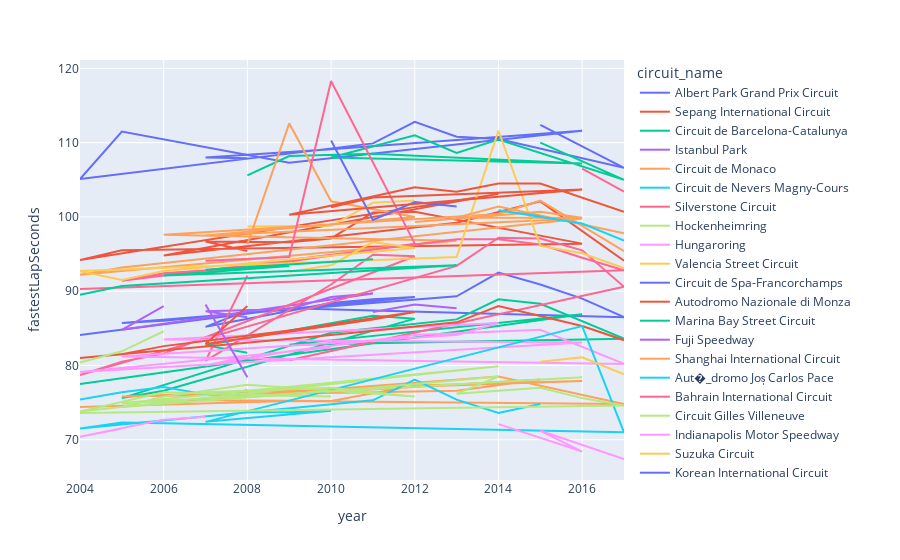

Here is the notebook cell this chart was saved with:
### Code cell
fig = px.line(df_fast_lap_2,x='year',y='fastestLapSeconds',color='circuit_name',hover_data=['race_name','surname','name'])
fig.show()

### Figure 1 — Plotly figure (JSON) as saved in the notebook; plotly's stock layout.template omitted (floating-point values rounded to 4 significant figures)
{"data": [{"customdata": [["Australian Grand Prix", "Kovalainen", "McLaren"], ["Australian Grand Prix", "R�_ikk̦nen", "Ferrari"], ["Australian Grand Prix", "Webber", "Red Bull"], ["Australian Grand Prix", "Massa", "Ferrari"], ["Australian Grand Prix", "Button", "McLaren"], ["Australian Grand Prix", "R�_ikk̦nen", "McLaren"], ["Australian Grand Prix", "Alonso", "Renault"], ["Australian Grand Prix", "R�_ikk̦nen", "Lotus F1"], ["Australian Grand Prix", "Rosberg", "Mercedes"], ["Australian Grand Prix", "Hamilton", "Mercedes"], ["Australian Grand Prix", "Ricciardo", "Red Bull"], ["Australian Grand Prix", "R�_ikk̦nen", "Ferrari"], ["Australian Grand Prix", "Rosberg", "Williams"], ["Australian Grand Prix", "Schumacher", "Ferrari"]], "hovertemplate": "circuit_name=Albert Park Grand Prix Circuit<br>year=%{x}<br>fastestLapSeconds=%{y}<br>race_name=%{customdata[0]}<br>surname=%{customdata[1]}<br>name=%{customdata[2]}<extra></extra>", "legendgroup": "Albert Park Grand Prix Circuit", "line": {"color": "#636efa", "dash": "solid"}, "marker": {"symbol": "circle"}, "mode": "lines", "name": "Albert Park Grand Prix Circuit", "orientation": "v", "showlegend": true, "type": "scatter", "x": [2008, 2007, 2010, 2011, 2012, 2006, 2005, 2013, 2014, 2015, 2016, 2017, 2009, 2004], "xaxis": "x", "y": [87.4, 85.2, 88.4, 88.9, 89.2, 86, 85.7, 89.3, 92.5, 90.9, 89, 86.5, 87.7, 84.1], "yaxis": "y"}, {"customdata": [["Malaysian Grand Prix", "Heidfeld", "BMW Sauber"], ["Malaysian Grand Prix", "R�_ikk̦nen", "Ferrari"], ["Malaysian Grand Prix", "Hamilton", "McLaren"], ["Malaysian Grand Prix", "Button", "Brawn"], ["Malaysian Grand Prix", "Webber", "Red Bull"], ["Malaysian Grand Prix", "Webber", "Red Bull"], ["Malaysian Grand Prix", "R�_ikk̦nen", "Lotus F1"], ["Malaysian Grand Prix", "Rosberg", "Mercedes"], ["Malaysian Grand Prix", "R�_ikk̦nen", "McLaren"], ["Malaysian Grand Prix", "Pablo Montoya", "Williams"], ["Malaysian Grand Prix", "Hamilton", "Mercedes"], ["Malaysian Grand Prix", "Alonso", "Renault"], ["Malaysian Grand Prix", "P̩rez", "McLaren"], ["Malaysian Grand Prix", "Rosberg", "Mercedes"], ["Malaysian Grand Prix", "Vettel", "Ferrari"]], "hovertemplate": "circuit_name=Sepang International Circuit<br>year=%{x}<br>fastestLapSeconds=%{y}<br>race_name=%{customdata[0]}<br>surname=%{customdata[1]}<br>name=%{customdata[2]}<extra></extra>", "legendgroup": "Sepang International Circuit", "line": {"color": "#EF553B", "dash": "solid"}, "marker": {"symbol": "circle"}, "mode": "lines", "name": "Sepang International Circuit", "orientation": "v", "showlegend": true, "type": "scatter", "x": [2008, 2008, 2007, 2009, 2010, 2011, 2012, 2016, 2005, 2004, 2014, 2006, 2013, 2015, 2017], "xaxis": "x", "y": [95.4, 95.4, 96.7, 96.6, 97.1, 100.6, 100.7, 96.4, 95.5, 94.2, 103.1, 94.8, 99.2, 102.1, 94.1], "yaxis": "y"}, {"customdata": [["Spanish Grand Prix", "R�_ikk̦nen", "Ferrari"], ["Spanish Grand Prix", "Massa", "Ferrari"], ["Spanish Grand Prix", "Hamilton", "McLaren"], ["Spanish Grand Prix", "Grosjean", "Lotus F1"], ["Spanish Grand Prix", "Massa", "Ferrari"], ["Spanish Grand Prix", "Fisichella", "Renault"], ["Spanish Grand Prix", "Schumacher", "Ferrari"], ["Spanish Grand Prix", "Hamilton", "McLaren"], ["Spanish Grand Prix", "Guti̩rrez", "Sauber"], ["Spanish Grand Prix", "Vettel", "Red Bull"], ["Spanish Grand Prix", "Hamilton", "Mercedes"], ["Spanish Grand Prix", "Hamilton", "Mercedes"], ["Spanish Grand Prix", "Barrichello", "Brawn"], ["Spanish Grand Prix", "Kvyat", "Toro Rosso"], ["Spanish Grand Prix", "Schumacher", "Ferrari"], ["Spanish Grand Prix", "Button", "BAR"]], "hovertemplate": "circuit_name=Circuit de Barcelona-Catalunya<br>year=%{x}<br>fastestLapSeconds=%{y}<br>race_name=%{customdata[0]}<br>surname=%{customdata[1]}<br>name=%{customdata[2]}<extra></extra>", "legendgroup": "Circuit de Barcelona-Catalunya", "line": {"color": "#00cc96", "dash": "solid"}, "marker": {"symbol": "circle"}, "mode": "lines", "name": "Circuit de Barcelona-Catalunya", "orientation": "v", "showlegend": true, "type": "scatter", "x": [2008, 2007, 2011, 2012, 2006, 2005, 2005, 2010, 2013, 2014, 2015, 2017, 2009, 2016, 2004, 2004], "xaxis": "x", "y": [81.7, 82.7, 86.7, 86.3, 76.6, 75.6, 75.6, 84.4, 86.2, 88.9, 88.3, 83.6, 82.8, 86.9, 77.5, 77.5], "yaxis": "y"}, {"customdata": [["Turkish Grand Prix", "Hamilton", "McLaren"], ["Turkish Grand Prix", "R�_ikk̦nen", "Ferrari"], ["Turkish Grand Prix", "R�_ikk̦nen", "Ferrari"], ["Turkish Grand Prix", "Vettel", "Red Bull"], ["Turkish Grand Prix", "Button", "Brawn"], ["Turkish Grand Prix", "Webber", "Red Bull"], ["Turkish Grand Prix", "Petrov", "Renault"], ["Turkish Grand Prix", "Webber", "Red Bull"], ["Turkish Grand Prix", "Pablo Montoya", "McLaren"], ["Turkish Grand Prix", "Schumacher", "Ferrari"]], "hovertemplate": "circuit_name=Istanbul Park<br>year=%{x}<br>fastestLapSeconds=%{y}<br>race_name=%{customdata[0]}<br>surname=%{customdata[1]}<br>name=%{customdata[2]}<extra></extra>", "legendgroup": "Istanbul Park", "line": {"color": "#ab63fa", "dash": "solid"}, "marker": {"symbol": "circle"}, "mode": "lines", "name": "Istanbul Park", "orientation": "v", "showlegend": true, "type": "scatter", "x": [2008, 2008, 2007, 2009, 2009, 2010, 2010, 2011, 2005, 2006], "xaxis": "x", "y": [86.5, 86.5, 87.3, 87.6, 87.6, 89.2, 89.2, 89.7, 84.8, 88], "yaxis": "y"}, {"customdata": [["Monaco Grand Prix", "R�_ikk̦nen", "Ferrari"], ["Monaco Grand Prix", "Alonso", "McLaren"], ["Monaco Grand Prix", "Vettel", "Red Bull"], ["Monaco Grand Prix", "Webber", "Red Bull"], ["Monaco Grand Prix", "P̩rez", "Sauber"], ["Monaco Grand Prix", "Hamilton", "Mercedes"], ["Monaco Grand Prix", "Schumacher", "Ferrari"], ["Monaco Grand Prix", "Vettel", "Red Bull"], ["Monaco Grand Prix", "Ricciardo", "Red Bull"], ["Monaco Grand Prix", "Schumacher", "Ferrari"], ["Monaco Grand Prix", "R�_ikk̦nen", "Ferrari"], ["Monaco Grand Prix", "P̩rez", "Force India"], ["Monaco Grand Prix", "Massa", "Ferrari"], ["Monaco Grand Prix", "Button", "Brawn"], ["Monaco Grand Prix", "Schumacher", "Ferrari"]], "hovertemplate": "circuit_name=Circuit de Monaco<br>year=%{x}<br>fastestLapSeconds=%{y}<br>race_name=%{customdata[0]}<br>surname=%{customdata[1]}<br>name=%{customdata[2]}<extra></extra>", "legendgroup": "Circuit de Monaco", "line": {"color": "#FFA15A", "dash": "solid"}, "marker": {"symbol": "circle"}, "mode": "lines", "name": "Circuit de Monaco", "orientation": "v", "showlegend": true, "type": "scatter", "x": [2008, 2007, 2010, 2011, 2012, 2016, 2005, 2013, 2015, 2006, 2014, 2017, 2009, 2009, 2004], "xaxis": "x", "y": [76.7, 75.3, 75.2, 76.2, 77.3, 77.9, 75.8, 76.6, 78.1, 75.1, 78.5, 74.8, 75.2, 75.2, 74.4], "yaxis": "y"}, {"customdata": [["French Grand Prix", "R�_ikk̦nen", "Ferrari"], ["French Grand Prix", "Massa", "Ferrari"], ["French Grand Prix", "Massa", "Ferrari"], ["French Grand Prix", "Schumacher", "Ferrari"], ["French Grand Prix", "R�_ikk̦nen", "McLaren"], ["French Grand Prix", "Schumacher", "Ferrari"]], "hovertemplate": "circuit_name=Circuit de Nevers Magny-Cours<br>year=%{x}<br>fastestLapSeconds=%{y}<br>race_name=%{customdata[0]}<br>surname=%{customdata[1]}<br>name=%{customdata[2]}<extra></extra>", "legendgroup": "Circuit de Nevers Magny-Cours", "line": {"color": "#19d3f3", "dash": "solid"}, "marker": {"symbol": "circle"}, "mode": "lines", "name": "Circuit de Nevers Magny-Cours", "orientation": "v", "showlegend": true, "type": "scatter", "x": [2008, 2007, 2006, 2006, 2005, 2004], "xaxis": "x", "y": [76.6, 76.1, 77.1, 77.1, 76.4, 75.4], "yaxis": "y"}, {"customdata": [["British Grand Prix", "R�_ikk̦nen", "Ferrari"], ["British Grand Prix", "R�_ikk̦nen", "Ferrari"], ["British Grand Prix", "Alonso", "Ferrari"], ["British Grand Prix", "Alonso", "Ferrari"], ["British Grand Prix", "R�_ikk̦nen", "Lotus F1"], ["British Grand Prix", "Alonso", "Renault"], ["British Grand Prix", "R�_ikk̦nen", "McLaren"], ["British Grand Prix", "Schumacher", "Ferrari"], ["British Grand Prix", "Webber", "Red Bull"], ["British Grand Prix", "Hamilton", "Mercedes"], ["British Grand Prix", "Hamilton", "Mercedes"], ["British Grand Prix", "Rosberg", "Mercedes"], ["British Grand Prix", "Hamilton", "Mercedes"], ["British Grand Prix", "Vettel", "Red Bull"]], "hovertemplate": "circuit_name=Silverstone Circuit<br>year=%{x}<br>fastestLapSeconds=%{y}<br>race_name=%{customdata[0]}<br>surname=%{customdata[1]}<br>name=%{customdata[2]}<extra></extra>", "legendgroup": "Silverstone Circuit", "line": {"color": "#FF6692", "dash": "solid"}, "marker": {"symbol": "circle"}, "mode": "lines", "name": "Silverstone Circuit", "orientation": "v", "showlegend": true, "type": "scatter", "x": [2008, 2007, 2010, 2011, 2012, 2006, 2005, 2004, 2013, 2014, 2015, 2016, 2017, 2009], "xaxis": "x", "y": [92.1, 80.6, 90.9, 94.9, 94.7, 81.6, 80.5, 78.7, 93.4, 97.2, 97.1, 95.5, 90.6, 80.7], "yaxis": "y"}, {"customdata": [["German Grand Prix", "Hamilton", "McLaren"], ["German Grand Prix", "Heidfeld", "BMW Sauber"], ["German Grand Prix", "Vettel", "Red Bull"], ["German Grand Prix", "Massa", "Ferrari"], ["German Grand Prix", "Schumacher", "Ferrari"], ["German Grand Prix", "Schumacher", "Ferrari"], ["German Grand Prix", "R�_ikk̦nen", "McLaren"], ["German Grand Prix", "Schumacher", "Mercedes"], ["German Grand Prix", "Hamilton", "Mercedes"], ["German Grand Prix", "R�_ikk̦nen", "McLaren"], ["German Grand Prix", "Ricciardo", "Red Bull"]], "hovertemplate": "circuit_name=Hockenheimring<br>year=%{x}<br>fastestLapSeconds=%{y}<br>race_name=%{customdata[0]}<br>surname=%{customdata[1]}<br>name=%{customdata[2]}<extra></extra>", "legendgroup": "Hockenheimring", "line": {"color": "#B6E880", "dash": "solid"}, "marker": {"symbol": "circle"}, "mode": "lines", "name": "Hockenheimring", "orientation": "v", "showlegend": true, "type": "scatter", "x": [2008, 2008, 2010, 2006, 2006, 2004, 2004, 2012, 2014, 2005, 2016], "xaxis": "x", "y": [76, 76, 75.8, 76.4, 76.4, 73.8, 73.8, 78.7, 79.9, 74.9, 78.4], "yaxis": "y"}, {"customdata": [["Hungarian Grand Prix", "R�_ikk̦nen", "Ferrari"], ["Hungarian Grand Prix", "R�_ikk̦nen", "Ferrari"], ["Hungarian Grand Prix", "Webber", "Red Bull"], ["Hungarian Grand Prix", "Massa", "Ferrari"], ["Hungarian Grand Prix", "Vettel", "Red Bull"], ["Hungarian Grand Prix", "Ricciardo", "Red Bull"], ["Hungarian Grand Prix", "Alonso", "McLaren"], ["Hungarian Grand Prix", "R�_ikk̦nen", "McLaren"], ["Hungarian Grand Prix", "Pablo Montoya", "McLaren"], ["Hungarian Grand Prix", "Webber", "Red Bull"], ["Hungarian Grand Prix", "Rosberg", "Mercedes"], ["Hungarian Grand Prix", "Massa", "Ferrari"], ["Hungarian Grand Prix", "R�_ikk̦nen", "Ferrari"], ["Hungarian Grand Prix", "Schumacher", "Ferrari"], ["Hungarian Grand Prix", "Vettel", "Red Bull"]], "hovertemplate": "circuit_name=Hungaroring<br>year=%{x}<br>fastestLapSeconds=%{y}<br>race_name=%{customdata[0]}<br>surname=%{customdata[1]}<br>name=%{customdata[2]}<extra></extra>", "legendgroup": "Hungaroring", "line": {"color": "#FF97FF", "dash": "solid"}, "marker": {"symbol": "circle"}, "mode": "lines", "name": "Hungaroring", "orientation": "v", "showlegend": true, "type": "scatter", "x": [2008, 2007, 2009, 2011, 2012, 2015, 2017, 2005, 2005, 2013, 2014, 2006, 2016, 2004, 2010], "xaxis": "x", "y": [81.2, 80, 81.9, 83.4, 84.1, 84.8, 80.2, 81.2, 81.2, 84.1, 85.7, 83.5, 83.1, 79.1, 82.4], "yaxis": "y"}, {"customdata": [["European Grand Prix", "Massa", "Ferrari"], ["European Grand Prix", "Glock", "Toyota"], ["European Grand Prix", "Button", "McLaren"], ["European Grand Prix", "Vettel", "Red Bull"], ["European Grand Prix", "Rosberg", "Mercedes"]], "hovertemplate": "circuit_name=Valencia Street Circuit<br>year=%{x}<br>fastestLapSeconds=%{y}<br>race_name=%{customdata[0]}<br>surname=%{customdata[1]}<br>name=%{customdata[2]}<extra></extra>", "legendgroup": "Valencia Street Circuit", "line": {"color": "#FECB52", "dash": "solid"}, "marker": {"symbol": "circle"}, "mode": "lines", "name": "Valencia Street Circuit", "orientation": "v", "showlegend": true, "type": "scatter", "x": [2008, 2009, 2010, 2011, 2012], "xaxis": "x", "y": [98.7, 98.7, 98.8, 101.9, 102.2], "yaxis": "y"}, {"customdata": [["Belgian Grand Prix", "R�_ikk̦nen", "Ferrari"], ["Belgian Grand Prix", "Massa", "Ferrari"], ["Belgian Grand Prix", "Hamilton", "McLaren"], ["Belgian Grand Prix", "Hamilton", "Mercedes"], ["Belgian Grand Prix", "Vettel", "Red Bull"], ["Belgian Grand Prix", "Schumacher", "Toyota"], ["Belgian Grand Prix", "R�_ikk̦nen", "McLaren"], ["Belgian Grand Prix", "Webber", "Red Bull"], ["Belgian Grand Prix", "Senna", "Williams"], ["Belgian Grand Prix", "Button", "McLaren"], ["Belgian Grand Prix", "Vettel", "Red Bull"], ["Belgian Grand Prix", "Rosberg", "Mercedes"], ["Belgian Grand Prix", "Hamilton", "Mercedes"], ["Belgian Grand Prix", "Vettel", "Ferrari"], ["Belgian Grand Prix", "Rosberg", "Mercedes"]], "hovertemplate": "circuit_name=Circuit de Spa-Francorchamps<br>year=%{x}<br>fastestLapSeconds=%{y}<br>race_name=%{customdata[0]}<br>surname=%{customdata[1]}<br>name=%{customdata[2]}<extra></extra>", "legendgroup": "Circuit de Spa-Francorchamps", "line": {"color": "#636efa", "dash": "solid"}, "marker": {"symbol": "circle"}, "mode": "lines", "name": "Circuit de Spa-Francorchamps", "orientation": "v", "showlegend": true, "type": "scatter", "x": [2008, 2007, 2010, 2016, 2009, 2005, 2004, 2011, 2012, 2013, 2013, 2014, 2017, 2017, 2015], "xaxis": "x", "y": [107.9, 108, 109.1, 111.6, 107.3, 111.5, 105.1, 109.9, 112.8, 110.8, 110.8, 110.5, 106.6, 106.6, 112.4], "yaxis": "y"}, {"customdata": [["Italian Grand Prix", "R�_ikk̦nen", "Ferrari"], ["Italian Grand Prix", "Hamilton", "McLaren"], ["Italian Grand Prix", "Alonso", "McLaren"], ["Italian Grand Prix", "Hamilton", "McLaren"], ["Italian Grand Prix", "Button", "McLaren"], ["Italian Grand Prix", "Rosberg", "Mercedes"], ["Italian Grand Prix", "Sutil", "Force India"], ["Italian Grand Prix", "R�_ikk̦nen", "McLaren"], ["Italian Grand Prix", "Schumacher", "Ferrari"], ["Italian Grand Prix", "R�_ikk̦nen", "McLaren"], ["Italian Grand Prix", "Barrichello", "Ferrari"], ["Italian Grand Prix", "Alonso", "Ferrari"], ["Italian Grand Prix", "Hamilton", "Mercedes"], ["Italian Grand Prix", "Hamilton", "Mercedes"], ["Italian Grand Prix", "Hamilton", "Mercedes"], ["Italian Grand Prix", "Alonso", "McLaren"], ["Italian Grand Prix", "Ricciardo", "Red Bull"]], "hovertemplate": "circuit_name=Autodromo Nazionale di Monza<br>year=%{x}<br>fastestLapSeconds=%{y}<br>race_name=%{customdata[0]}<br>surname=%{customdata[1]}<br>name=%{customdata[2]}<extra></extra>", "legendgroup": "Autodromo Nazionale di Monza", "line": {"color": "#EF553B", "dash": "solid"}, "marker": {"symbol": "circle"}, "mode": "lines", "name": "Autodromo Nazionale di Monza", "orientation": "v", "showlegend": true, "type": "scatter", "x": [2008, 2007, 2007, 2011, 2011, 2012, 2009, 2006, 2006, 2005, 2004, 2010, 2013, 2014, 2015, 2016, 2017], "xaxis": "x", "y": [88, 82.9, 82.9, 86.2, 86.2, 87.2, 84.7, 82.6, 82.6, 81.5, 81, 84.1, 85.8, 88, 86.7, 85.3, 83.4], "yaxis": "y"}, {"customdata": [["Singapore Grand Prix", "R�_ikk̦nen", "Ferrari"], ["Singapore Grand Prix", "Alonso", "Renault"], ["Singapore Grand Prix", "Button", "McLaren"], ["Singapore Grand Prix", "Ricciardo", "Red Bull"], ["Singapore Grand Prix", "Alonso", "Ferrari"], ["Singapore Grand Prix", "H�_lkenberg", "Force India"], ["Singapore Grand Prix", "Vettel", "Red Bull"], ["Singapore Grand Prix", "Hamilton", "Mercedes"], ["Singapore Grand Prix", "Hamilton", "Mercedes"], ["Singapore Grand Prix", "Ricciardo", "Red Bull"]], "hovertemplate": "circuit_name=Marina Bay Street Circuit<br>year=%{x}<br>fastestLapSeconds=%{y}<br>race_name=%{customdata[0]}<br>surname=%{customdata[1]}<br>name=%{customdata[2]}<extra></extra>", "legendgroup": "Marina Bay Street Circuit", "line": {"color": "#00cc96", "dash": "solid"}, "marker": {"symbol": "circle"}, "mode": "lines", "name": "Marina Bay Street Circuit", "orientation": "v", "showlegend": true, "type": "scatter", "x": [2008, 2009, 2011, 2016, 2010, 2012, 2013, 2014, 2017, 2015], "xaxis": "x", "y": [105.6, 108.2, 108.5, 107.2, 108, 111, 108.6, 110.4, 105, 110], "yaxis": "y"}, {"customdata": [["Japanese Grand Prix", "Massa", "Ferrari"], ["Japanese Grand Prix", "Hamilton", "McLaren"]], "hovertemplate": "circuit_name=Fuji Speedway<br>year=%{x}<br>fastestLapSeconds=%{y}<br>race_name=%{customdata[0]}<br>surname=%{customdata[1]}<br>name=%{customdata[2]}<extra></extra>", "legendgroup": "Fuji Speedway", "line": {"color": "#ab63fa", "dash": "solid"}, "marker": {"symbol": "circle"}, "mode": "lines", "name": "Fuji Speedway", "orientation": "v", "showlegend": true, "type": "scatter", "x": [2008, 2007], "xaxis": "x", "y": [78.4, 88.2], "yaxis": "y"}, {"customdata": [["Chinese Grand Prix", "Hamilton", "McLaren"], ["Chinese Grand Prix", "Vettel", "Red Bull"], ["Chinese Grand Prix", "Barrichello", "Brawn"], ["Chinese Grand Prix", "Hamilton", "McLaren"], ["Chinese Grand Prix", "Kobayashi", "Sauber"], ["Chinese Grand Prix", "Vergne", "Toro Rosso"], ["Chinese Grand Prix", "Massa", "Ferrari"], ["Chinese Grand Prix", "H�_lkenberg", "Force India"], ["Chinese Grand Prix", "R�_ikk̦nen", "McLaren"], ["Chinese Grand Prix", "Schumacher", "Ferrari"], ["Chinese Grand Prix", "Vettel", "Red Bull"], ["Chinese Grand Prix", "Alonso", "Renault"], ["Chinese Grand Prix", "Rosberg", "Mercedes"], ["Chinese Grand Prix", "Hamilton", "Mercedes"], ["Chinese Grand Prix", "Hamilton", "Mercedes"], ["Chinese Grand Prix", "Vettel", "Ferrari"]], "hovertemplate": "circuit_name=Shanghai International Circuit<br>year=%{x}<br>fastestLapSeconds=%{y}<br>race_name=%{customdata[0]}<br>surname=%{customdata[1]}<br>name=%{customdata[2]}<extra></extra>", "legendgroup": "Shanghai International Circuit", "line": {"color": "#FFA15A", "dash": "solid"}, "marker": {"symbol": "circle"}, "mode": "lines", "name": "Shanghai International Circuit", "orientation": "v", "showlegend": true, "type": "scatter", "x": [2008, 2009, 2009, 2010, 2012, 2012, 2007, 2016, 2005, 2004, 2013, 2006, 2014, 2015, 2017, 2017], "xaxis": "x", "y": [96.3, 112.6, 112.6, 102.1, 100, 100, 97.5, 99.8, 93.2, 92.2, 96.8, 97.6, 100.4, 102.2, 95.4, 95.4], "yaxis": "y"}, {"customdata": [["Brazilian Grand Prix", "Massa", "Ferrari"], ["Brazilian Grand Prix", "Webber", "Red Bull"], ["Brazilian Grand Prix", "Hamilton", "McLaren"], ["Brazilian Grand Prix", "Button", "McLaren"], ["Brazilian Grand Prix", "Alonso", "Ferrari"], ["Brazilian Grand Prix", "R�_ikk̦nen", "Ferrari"], ["Brazilian Grand Prix", "Verstappen", "Red Bull"], ["Brazilian Grand Prix", "Verstappen", "Red Bull"], ["Brazilian Grand Prix", "Schumacher", "Ferrari"], ["Brazilian Grand Prix", "R�_ikk̦nen", "McLaren"], ["Brazilian Grand Prix", "Pablo Montoya", "Williams"], ["Brazilian Grand Prix", "Webber", "Red Bull"], ["Brazilian Grand Prix", "Button", "McLaren"], ["Brazilian Grand Prix", "Hamilton", "McLaren"], ["Brazilian Grand Prix", "Webber", "Red Bull"], ["Brazilian Grand Prix", "Hamilton", "Mercedes"], ["Brazilian Grand Prix", "Rosberg", "Mercedes"], ["Brazilian Grand Prix", "Hamilton", "Mercedes"]], "hovertemplate": "circuit_name=Aut�_dromo Jos̩ Carlos Pace<br>year=%{x}<br>fastestLapSeconds=%{y}<br>race_name=%{customdata[0]}<br>surname=%{customdata[1]}<br>name=%{customdata[2]}<extra></extra>", "legendgroup": "Aut�_dromo Jos̩ Carlos Pace", "line": {"color": "#19d3f3", "dash": "solid"}, "marker": {"symbol": "circle"}, "mode": "lines", "name": "Aut�_dromo Jos̩ Carlos Pace", "orientation": "v", "showlegend": true, "type": "scatter", "x": [2008, 2009, 2010, 2010, 2010, 2007, 2016, 2017, 2006, 2005, 2004, 2011, 2012, 2012, 2013, 2014, 2014, 2015], "xaxis": "x", "y": [73.7, 73.7, 73.9, 73.9, 73.9, 72.4, 85.3, 71, 72.2, 72.3, 71.5, 75.3, 78.1, 78.1, 75.4, 73.6, 73.6, 74.8], "yaxis": "y"}, {"customdata": [["Bahrain Grand Prix", "Massa", "Ferrari"], ["Bahrain Grand Prix", "Glock", "Toyota"], ["Bahrain Grand Prix", "Trulli", "Toyota"], ["Bahrain Grand Prix", "Button", "Brawn"], ["Bahrain Grand Prix", "Alonso", "Ferrari"], ["Bahrain Grand Prix", "Vettel", "Red Bull"], ["Bahrain Grand Prix", "Kovalainen", "McLaren"], ["Bahrain Grand Prix", "Rosberg", "Williams"], ["Bahrain Grand Prix", "de la Rosa", "McLaren"], ["Bahrain Grand Prix", "Vettel", "Red Bull"], ["Bahrain Grand Prix", "Rosberg", "Mercedes"], ["Bahrain Grand Prix", "R�_ikk̦nen", "Ferrari"], ["Bahrain Grand Prix", "Rosberg", "Mercedes"], ["Bahrain Grand Prix", "Hamilton", "Mercedes"], ["Bahrain Grand Prix", "Schumacher", "Ferrari"]], "hovertemplate": "circuit_name=Bahrain International Circuit<br>year=%{x}<br>fastestLapSeconds=%{y}<br>race_name=%{customdata[0]}<br>surname=%{customdata[1]}<br>name=%{customdata[2]}<extra></extra>", "legendgroup": "Bahrain International Circuit", "line": {"color": "#FF6692", "dash": "solid"}, "marker": {"symbol": "circle"}, "mode": "lines", "name": "Bahrain International Circuit", "orientation": "v", "showlegend": true, "type": "scatter", "x": [2007, 2009, 2009, 2009, 2010, 2012, 2008, 2006, 2005, 2013, 2014, 2015, 2016, 2017, 2004], "xaxis": "x", "y": [94.1, 94.6, 94.6, 94.6, 118.3, 96.4, 93.2, 92.4, 91.4, 97, 97, 96.3, 94.5, 92.8, 90.3], "yaxis": "y"}, {"customdata": [["Canadian Grand Prix", "Alonso", "McLaren"], ["Canadian Grand Prix", "Kubica", "Renault"], ["Canadian Grand Prix", "Vettel", "Red Bull"], ["Canadian Grand Prix", "Heidfeld", "BMW Sauber"], ["Canadian Grand Prix", "R�_ikk̦nen", "Ferrari"], ["Canadian Grand Prix", "R�_ikk̦nen", "McLaren"], ["Canadian Grand Prix", "R�_ikk̦nen", "McLaren"], ["Canadian Grand Prix", "Button", "McLaren"], ["Canadian Grand Prix", "R�_ikk̦nen", "Ferrari"], ["Canadian Grand Prix", "Massa", "Williams"], ["Canadian Grand Prix", "Alonso", "Ferrari"], ["Canadian Grand Prix", "Webber", "Red Bull"], ["Canadian Grand Prix", "R�_ikk̦nen", "Ferrari"], ["Canadian Grand Prix", "Rosberg", "Mercedes"], ["Canadian Grand Prix", "Hamilton", "Mercedes"], ["Canadian Grand Prix", "Barrichello", "Ferrari"], ["Canadian Grand Prix", "Schumacher", "Ferrari"]], "hovertemplate": "circuit_name=Circuit Gilles Villeneuve<br>year=%{x}<br>fastestLapSeconds=%{y}<br>race_name=%{customdata[0]}<br>surname=%{customdata[1]}<br>name=%{customdata[2]}<extra></extra>", "legendgroup": "Circuit Gilles Villeneuve", "line": {"color": "#B6E880", "dash": "solid"}, "marker": {"symbol": "circle"}, "mode": "lines", "name": "Circuit Gilles Villeneuve", "orientation": "v", "showlegend": true, "type": "scatter", "x": [2007, 2010, 2012, 2008, 2008, 2006, 2005, 2011, 2014, 2014, 2013, 2013, 2015, 2016, 2017, 2004, 2004], "xaxis": "x", "y": [76.4, 77, 75.8, 77.4, 77.4, 75.8, 74.4, 77, 78.5, 78.5, 76.2, 76.2, 77, 75.6, 74.6, 73.6, 73.6], "yaxis": "y"}, {"customdata": [["United States Grand Prix", "R�_ikk̦nen", "Ferrari"], ["United States Grand Prix", "Schumacher", "Ferrari"], ["United States Grand Prix", "Barrichello", "Ferrari"], ["United States Grand Prix", "Schumacher", "Ferrari"], ["United States Grand Prix", "Schumacher", "Ferrari"]], "hovertemplate": "circuit_name=Indianapolis Motor Speedway<br>year=%{x}<br>fastestLapSeconds=%{y}<br>race_name=%{customdata[0]}<br>surname=%{customdata[1]}<br>name=%{customdata[2]}<extra></extra>", "legendgroup": "Indianapolis Motor Speedway", "line": {"color": "#FF97FF", "dash": "solid"}, "marker": {"symbol": "circle"}, "mode": "lines", "name": "Indianapolis Motor Speedway", "orientation": "v", "showlegend": true, "type": "scatter", "x": [2007, 2006, 2004, 2004, 2005], "xaxis": "x", "y": [73.1, 72.7, 70.4, 70.4, 71.5], "yaxis": "y"}, {"customdata": [["Japanese Grand Prix", "Vettel", "Red Bull"], ["Japanese Grand Prix", "Webber", "Red Bull"], ["Japanese Grand Prix", "Button", "McLaren"], ["Japanese Grand Prix", "Webber", "Red Bull"], ["Japanese Grand Prix", "Button", "McLaren"], ["Japanese Grand Prix", "Rosberg", "Mercedes"], ["Japanese Grand Prix", "P̩rez", "Sauber"], ["Japanese Grand Prix", "Vettel", "Red Bull"], ["Japanese Grand Prix", "Alonso", "Renault"], ["Japanese Grand Prix", "R�_ikk̦nen", "McLaren"], ["Japanese Grand Prix", "Barrichello", "Ferrari"], ["Japanese Grand Prix", "Webber", "Red Bull"], ["Japanese Grand Prix", "Hamilton", "Mercedes"], ["Japanese Grand Prix", "Hamilton", "Mercedes"], ["Japanese Grand Prix", "Vettel", "Ferrari"], ["Japanese Grand Prix", "Bottas", "Mercedes"]], "hovertemplate": "circuit_name=Suzuka Circuit<br>year=%{x}<br>fastestLapSeconds=%{y}<br>race_name=%{customdata[0]}<br>surname=%{customdata[1]}<br>name=%{customdata[2]}<extra></extra>", "legendgroup": "Suzuka Circuit", "line": {"color": "#FECB52", "dash": "solid"}, "marker": {"symbol": "circle"}, "mode": "lines", "name": "Suzuka Circuit", "orientation": "v", "showlegend": true, "type": "scatter", "x": [2009, 2009, 2010, 2010, 2011, 2011, 2011, 2012, 2006, 2005, 2004, 2013, 2014, 2015, 2016, 2017], "xaxis": "x", "y": [92.6, 92.6, 93.5, 93.5, 96.6, 96.6, 96.6, 95.8, 92.7, 91.5, 92.7, 94.6, 111.6, 96.1, 95.1, 93.1], "yaxis": "y"}, {"customdata": [["Korean Grand Prix", "Alonso", "Ferrari"], ["Korean Grand Prix", "Vettel", "Red Bull"], ["Korean Grand Prix", "Webber", "Red Bull"], ["Korean Grand Prix", "Vettel", "Red Bull"]], "hovertemplate": "circuit_name=Korean International Circuit<br>year=%{x}<br>fastestLapSeconds=%{y}<br>race_name=%{customdata[0]}<br>surname=%{customdata[1]}<br>name=%{customdata[2]}<extra></extra>", "legendgroup": "Korean International Circuit", "line": {"color": "#636efa", "dash": "solid"}, "marker": {"symbol": "circle"}, "mode": "lines", "name": "Korean International Circuit", "orientation": "v", "showlegend": true, "type": "scatter", "x": [2010, 2011, 2012, 2013], "xaxis": "x", "y": [110.3, 99.6, 102, 101.4], "yaxis": "y"}, {"customdata": [["Abu Dhabi Grand Prix", "Hamilton", "McLaren"], ["Abu Dhabi Grand Prix", "Webber", "Red Bull"], ["Abu Dhabi Grand Prix", "Vettel", "Ferrari"], ["Abu Dhabi Grand Prix", "Buemi", "Toro Rosso"], ["Abu Dhabi Grand Prix", "Vettel", "Red Bull"], ["Abu Dhabi Grand Prix", "Vettel", "Red Bull"], ["Abu Dhabi Grand Prix", "Alonso", "Ferrari"], ["Abu Dhabi Grand Prix", "Ricciardo", "Red Bull"], ["Abu Dhabi Grand Prix", "Hamilton", "Mercedes"], ["Abu Dhabi Grand Prix", "Bottas", "Mercedes"]], "hovertemplate": "circuit_name=Yas Marina Circuit<br>year=%{x}<br>fastestLapSeconds=%{y}<br>race_name=%{customdata[0]}<br>surname=%{customdata[1]}<br>name=%{customdata[2]}<extra></extra>", "legendgroup": "Yas Marina Circuit", "line": {"color": "#EF553B", "dash": "solid"}, "marker": {"symbol": "circle"}, "mode": "lines", "name": "Yas Marina Circuit", "orientation": "v", "showlegend": true, "type": "scatter", "x": [2010, 2011, 2016, 2009, 2009, 2012, 2013, 2014, 2015, 2017], "xaxis": "x", "y": [101.3, 102.6, 103.7, 100.3, 100.3, 104, 103.4, 104.5, 104.5, 100.7], "yaxis": "y"}, {"customdata": [["German Grand Prix", "Hamilton", "McLaren"], ["European Grand Prix", "Massa", "Ferrari"], ["German Grand Prix", "Alonso", "Renault"], ["European Grand Prix", "Schumacher", "Ferrari"], ["German Grand Prix", "Alonso", "Ferrari"], ["European Grand Prix", "Alonso", "Renault"], ["European Grand Prix", "Schumacher", "Ferrari"]], "hovertemplate": "circuit_name=N�_rburgring<br>year=%{x}<br>fastestLapSeconds=%{y}<br>race_name=%{customdata[0]}<br>surname=%{customdata[1]}<br>name=%{customdata[2]}<extra></extra>", "legendgroup": "N�_rburgring", "line": {"color": "#00cc96", "dash": "solid"}, "marker": {"symbol": "circle"}, "mode": "lines", "name": "N�_rburgring", "orientation": "v", "showlegend": true, "type": "scatter", "x": [2011, 2007, 2009, 2006, 2013, 2005, 2004], "xaxis": "x", "y": [94.3, 92.9, 93.4, 92.1, 93.5, 90.7, 89.5], "yaxis": "y"}, {"customdata": [["Indian Grand Prix", "Vettel", "Red Bull"], ["Indian Grand Prix", "Button", "McLaren"], ["Indian Grand Prix", "R�_ikk̦nen", "Lotus F1"]], "hovertemplate": "circuit_name=Buddh International Circuit<br>year=%{x}<br>fastestLapSeconds=%{y}<br>race_name=%{customdata[0]}<br>surname=%{customdata[1]}<br>name=%{customdata[2]}<extra></extra>", "legendgroup": "Buddh International Circuit", "line": {"color": "#ab63fa", "dash": "solid"}, "marker": {"symbol": "circle"}, "mode": "lines", "name": "Buddh International Circuit", "orientation": "v", "showlegend": true, "type": "scatter", "x": [2011, 2012, 2013], "xaxis": "x", "y": [87.2, 88.2, 87.7], "yaxis": "y"}, {"customdata": [["United States Grand Prix", "Vettel", "Red Bull"], ["United States Grand Prix", "Hamilton", "Mercedes"], ["United States Grand Prix", "Rosberg", "Mercedes"], ["United States Grand Prix", "Vettel", "Ferrari"], ["United States Grand Prix", "Vettel", "Red Bull"], ["United States Grand Prix", "Vettel", "Red Bull"], ["United States Grand Prix", "Bottas", "Mercedes"], ["United States Grand Prix", "R�_ikk̦nen", "Ferrari"]], "hovertemplate": "circuit_name=Circuit of the Americas<br>year=%{x}<br>fastestLapSeconds=%{y}<br>race_name=%{customdata[0]}<br>surname=%{customdata[1]}<br>name=%{customdata[2]}<extra></extra>", "legendgroup": "Circuit of the Americas", "line": {"color": "#FFA15A", "dash": "solid"}, "marker": {"symbol": "circle"}, "mode": "lines", "name": "Circuit of the Americas", "orientation": "v", "showlegend": true, "type": "scatter", "x": [2012, 2015, 2015, 2016, 2013, 2014, 2017, 2017], "xaxis": "x", "y": [99.3, 100.7, 100.7, 99.9, 99.9, 101.4, 97.8, 97.8], "yaxis": "y"}, {"customdata": [["Russian Grand Prix", "Vettel", "Ferrari"], ["Russian Grand Prix", "Bottas", "Williams"], ["Russian Grand Prix", "Rosberg", "Mercedes"], ["Russian Grand Prix", "R�_ikk̦nen", "Ferrari"]], "hovertemplate": "circuit_name=Sochi Autodrom<br>year=%{x}<br>fastestLapSeconds=%{y}<br>race_name=%{customdata[0]}<br>surname=%{customdata[1]}<br>name=%{customdata[2]}<extra></extra>", "legendgroup": "Sochi Autodrom", "line": {"color": "#19d3f3", "dash": "solid"}, "marker": {"symbol": "circle"}, "mode": "lines", "name": "Sochi Autodrom", "orientation": "v", "showlegend": true, "type": "scatter", "x": [2015, 2014, 2016, 2017], "xaxis": "x", "y": [100.1, 100.9, 99.1, 96.8], "yaxis": "y"}, {"customdata": [["Azerbaijan Grand Prix", "Vettel", "Ferrari"], ["European Grand Prix", "Rosberg", "Mercedes"]], "hovertemplate": "circuit_name=Baku City Circuit<br>year=%{x}<br>fastestLapSeconds=%{y}<br>race_name=%{customdata[0]}<br>surname=%{customdata[1]}<br>name=%{customdata[2]}<extra></extra>", "legendgroup": "Baku City Circuit", "line": {"color": "#FF6692", "dash": "solid"}, "marker": {"symbol": "circle"}, "mode": "lines", "name": "Baku City Circuit", "orientation": "v", "showlegend": true, "type": "scatter", "x": [2017, 2016], "xaxis": "x", "y": [103.4, 106.5], "yaxis": "y"}, {"customdata": [["San Marino Grand Prix", "Alonso", "Renault"], ["San Marino Grand Prix", "Schumacher", "Ferrari"], ["San Marino Grand Prix", "Schumacher", "Ferrari"], ["San Marino Grand Prix", "Schumacher", "Ferrari"]], "hovertemplate": "circuit_name=Autodromo Enzo e Dino Ferrari<br>year=%{x}<br>fastestLapSeconds=%{y}<br>race_name=%{customdata[0]}<br>surname=%{customdata[1]}<br>name=%{customdata[2]}<extra></extra>", "legendgroup": "Autodromo Enzo e Dino Ferrari", "line": {"color": "#B6E880", "dash": "solid"}, "marker": {"symbol": "circle"}, "mode": "lines", "name": "Autodromo Enzo e Dino Ferrari", "orientation": "v", "showlegend": true, "type": "scatter", "x": [2006, 2006, 2005, 2004], "xaxis": "x", "y": [84.6, 84.6, 81.9, 80.4], "yaxis": "y"}, {"customdata": [["Austrian Grand Prix", "P̩rez", "Force India"], ["Austrian Grand Prix", "Hamilton", "Mercedes"], ["Austrian Grand Prix", "Rosberg", "Mercedes"], ["Austrian Grand Prix", "Hamilton", "Mercedes"], ["Austrian Grand Prix", "Ricciardo", "Red Bull"]], "hovertemplate": "circuit_name=Red Bull Ring<br>year=%{x}<br>fastestLapSeconds=%{y}<br>race_name=%{customdata[0]}<br>surname=%{customdata[1]}<br>name=%{customdata[2]}<extra></extra>", "legendgroup": "Red Bull Ring", "line": {"color": "#FF97FF", "dash": "solid"}, "marker": {"symbol": "circle"}, "mode": "lines", "name": "Red Bull Ring", "orientation": "v", "showlegend": true, "type": "scatter", "x": [2014, 2016, 2015, 2017, 2017], "xaxis": "x", "y": [72.1, 68.4, 71.2, 67.4, 67.4], "yaxis": "y"}, {"customdata": [["Mexican Grand Prix", "Rosberg", "Mercedes"], ["Mexican Grand Prix", "Ricciardo", "Red Bull"], ["Mexican Grand Prix", "Vettel", "Ferrari"]], "hovertemplate": "circuit_name=Aut�_dromo Hermanos Rodr�_guez<br>year=%{x}<br>fastestLapSeconds=%{y}<br>race_name=%{customdata[0]}<br>surname=%{customdata[1]}<br>name=%{customdata[2]}<extra></extra>", "legendgroup": "Aut�_dromo Hermanos Rodr�_guez", "line": {"color": "#FECB52", "dash": "solid"}, "marker": {"symbol": "circle"}, "mode": "lines", "name": "Aut�_dromo Hermanos Rodr�_guez", "orientation": "v", "showlegend": true, "type": "scatter", "x": [2015, 2016, 2017], "xaxis": "x", "y": [80.5, 81.1, 78.8], "yaxis": "y"}], "layout": {"legend": {"title": {"text": "circuit_name"}, "tracegroupgap": 0}, "margin": {"t": 60}, "xaxis": {"anchor": "y", "domain": [0, 1], "title": {"text": "year"}}, "yaxis": {"anchor": "x", "domain": [0, 1], "title": {"text": "fastestLapSeconds"}}}}
